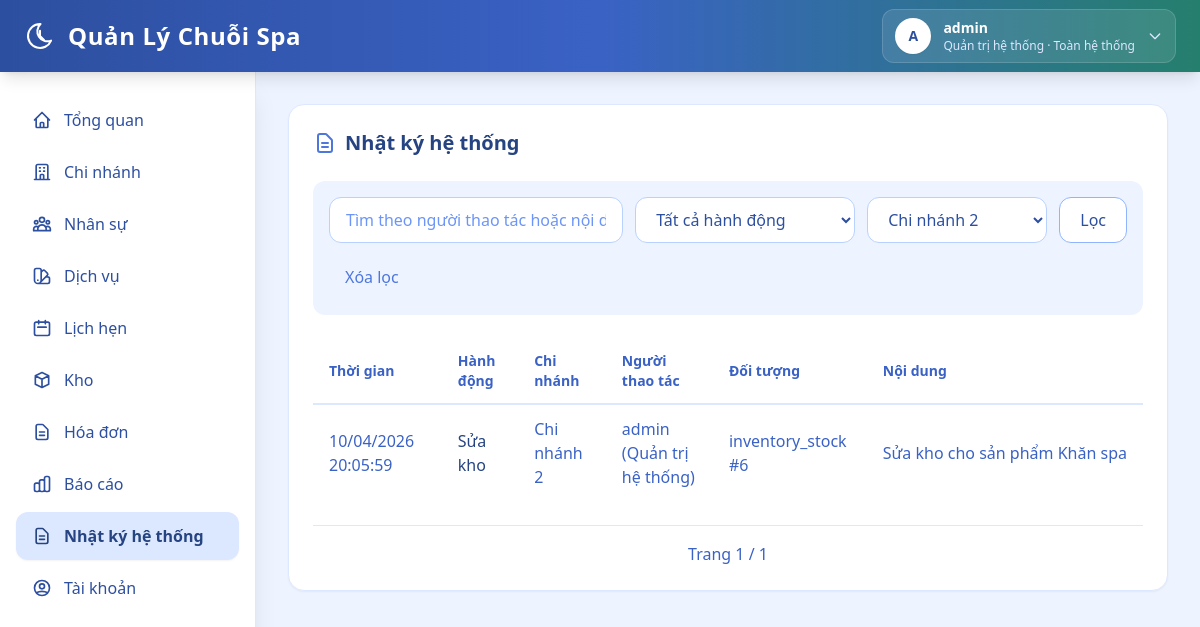
Page /web/activity-logs?branch_id=2 (signed in) on the earlier database version.
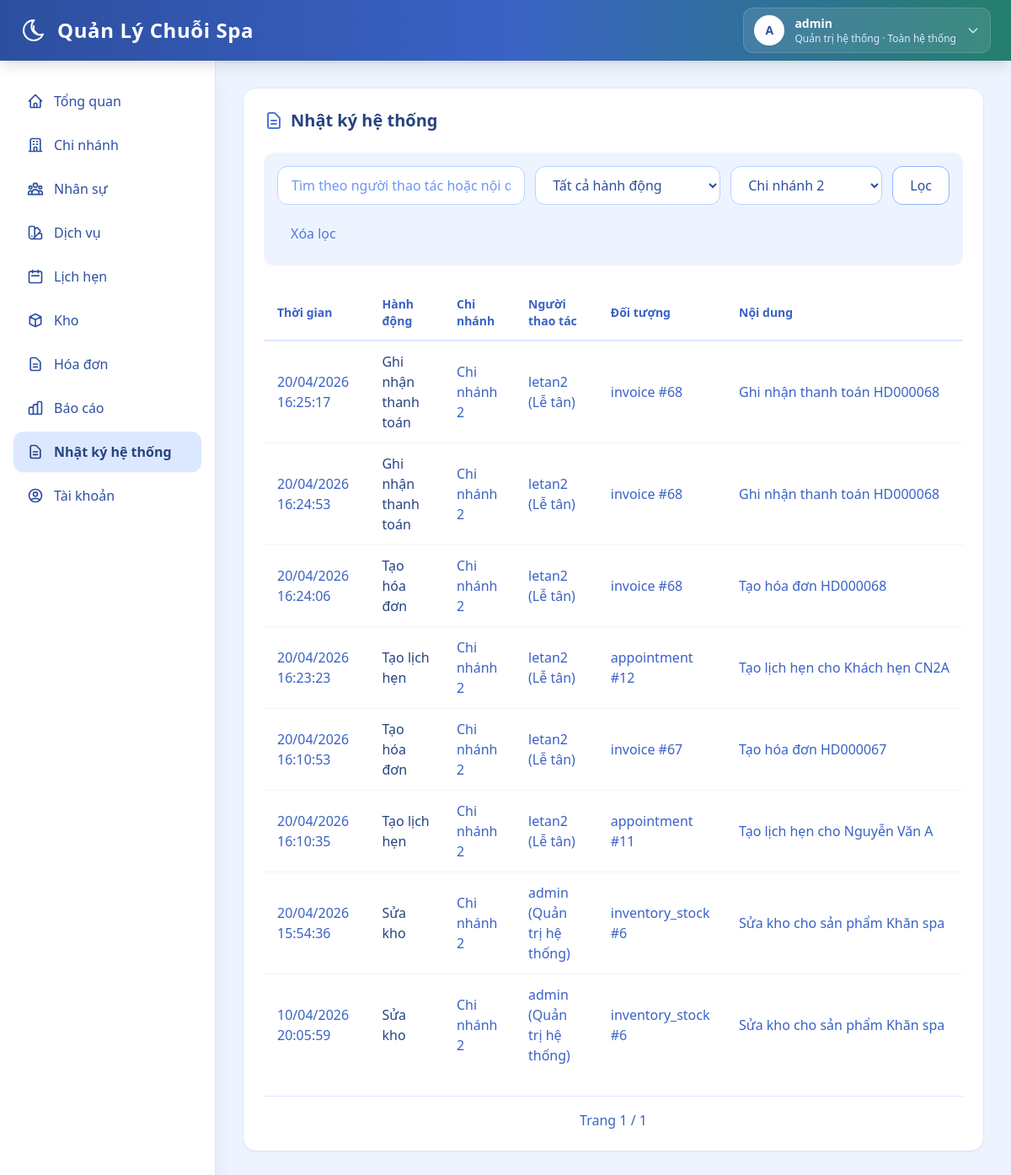
Same page on the later database version.
### backend/models.py (models this page shows, shortened)
class TimestampMixin:
    created_at = db.Column(db.DateTime, nullable=False, default=datetime.utcnow)

class User(db.Model, TimestampMixin):
    __tablename__ = "users"
    id = db.Column(db.Integer, primary_key=True)
    username = db.Column(db.String(64), nullable=False, unique=True, index=True)
    password_hash = db.Column(db.String(255), nullable=False)
    role = db.Column(db.String(32), nullable=False, default="branch_manager")
    branch_id = db.Column(db.Integer, db.ForeignKey("branches.id"), nullable=True, index=True)
    staff_id = db.Column(db.Integer, db.ForeignKey("staffs.id"), nullable=True, index=True)
    is_active = db.Column(db.Boolean, nullable=False, default=True)
    branch = db.relationship("Branch", lazy="joined")
    staff = db.relationship("Staff", lazy="joined")
    @property
    def is_super_admin(self) -> bool:
        return self.role == "super_admin"

class ActivityLog(db.Model):
    __tablename__ = "activity_logs"
    id = db.Column(db.Integer, primary_key=True)
    created_at = db.Column(db.DateTime, nullable=False, default=datetime.utcnow, index=True)
    action = db.Column(db.String(64), nullable=False, index=True)
    action_label = db.Column(db.String(128), nullable=False)
    branch_id = db.Column(db.Integer, db.ForeignKey("branches.id"), nullable=True, index=True)
    actor_user_id = db.Column(db.Integer, db.ForeignKey("users.id"), nullable=True, index=True)
    actor_username = db.Column(db.String(64), nullable=True)
    actor_role = db.Column(db.String(32), nullable=True)
    entity_type = db.Column(db.String(64), nullable=True)
    entity_id = db.Column(db.Integer, nullable=True, index=True)
    message = db.Column(db.String(500), nullable=True)
    details_json = db.Column(db.Text, nullable=True)
    branch = db.relationship("Branch", lazy="joined")
    actor_user = db.relationship("User", lazy="joined")

class Branch(db.Model, TimestampMixin):
    __tablename__ = "branches"
    id = db.Column(db.Integer, primary_key=True)
    branch_code = db.Column(db.String(16), nullable=True, unique=True, index=True)
    name = db.Column(db.String(255), nullable=False, unique=True)
    address = db.Column(db.String(500), nullable=True)
    phone = db.Column(db.String(32), nullable=True, unique=True)
    manager_staff_id = db.Column(db.Integer, db.ForeignKey("staffs.id"), nullable=True, index=True)
    status = db.Column(db.String(32), nullable=False, default="active")
    manager_staff = db.relationship("Staff", foreign_keys=[manager_staff_id], lazy="joined")

### backend/web_modules/nhat_ky.py (the view, shortened to what this page needs)
@web_bp.get("/activity-logs")
@roles_required("super_admin", "branch_manager")
def activity_logs():
    scope_ids = get_current_branch_scope()
    if not scope_ids:
        return redirect(url_for("web.dashboard"))
    user = g.web_user
    q = parse_text(request.args.get("q"))
    action = normalize_choice(request.args.get("action"), set(ACTION_LABELS.keys()), "")
    page = parse_page(request.args.get("page"), default=1)
    if user.is_super_admin:
        selected_branch_id = resolve_selected_branch_id(scope_ids, parse_int(request.args.get("branch_id")))
        query = ActivityLog.query
        if selected_branch_id:
            query = query.filter(ActivityLog.branch_id == selected_branch_id)
    else:
        selected_branch_id = user.branch_id
        query = ActivityLog.query.filter(ActivityLog.branch_id == selected_branch_id)
    if action:
        query = query.filter(ActivityLog.action == action)
    pager = paginate(
        query.order_by(ActivityLog.created_at.desc(), ActivityLog.id.desc()),
        page=page,
        per_page=20,
    )
    branch_options = list_scope_branches(scope_ids, order_by="name") if user.is_super_admin else []
    return render_template(
        "web/activity_logs.html",
        rows=pager.items,
        pager=pager,
        q=q,
        action=action,
        selected_branch_id=selected_branch_id,
        branch_options=branch_options,
        action_labels=ACTION_LABELS,
        is_super_admin=user.is_super_admin,
    )

### backend/templates/web/activity_logs.html (shortened to what this page needs)
{% extends "web/base.html" %}
{% block content %}
  <section class="bg-white rounded-2xl shadow-sm border border-spa-100 p-6 mb-6">
    <h2 class="text-xl font-bold text-spa-800 mb-6 flex items-center gap-2">
      <svg class="w-6 h-6 text-spa-500" fill="none" stroke="currentColor" viewBox="0 0 24 24"><path stroke-linecap="round" stroke-linejoin="round" stroke-width="2" d="M9 12h6m-6 4h6m2 5H7a2 2 0 01-2-2V5a2 2 0 012-2h5.586a1 1 0 01.707.293l5.414 5.414a1 1 0 01.293.707V19a2 2 0 01-2 2z"/></svg>
      Nhật ký hệ thống
    </h2>
    <form method="get" class="flex flex-wrap items-center gap-3 mb-6 p-4 bg-spa-50 rounded-xl">
      <input type="text" name="q" value="{{ q }}" placeholder="Tìm theo người thao tác hoặc nội dung"
        class="flex-1 min-w-[220px] px-4 py-2.5 rounded-xl border border-spa-200 bg-white text-spa-700 placeholder-spa-400 focus:border-spa-400 focus:ring-4 focus:ring-spa-100 outline-none transition-all">
      <select name="action"
        class="px-4 py-2.5 rounded-xl border border-spa-200 bg-white text-spa-700 focus:border-spa-400 focus:ring-4 focus:ring-spa-100 outline-none transition-all min-w-[220px]">
        <option value="">Tất cả hành động</option>
      </select>
      {% if is_super_admin %}
        <select name="branch_id"
          class="px-4 py-2.5 rounded-xl border border-spa-200 bg-white text-spa-700 focus:border-spa-400 focus:ring-4 focus:ring-spa-100 outline-none transition-all min-w-[180px]">
          {% for b in branch_options %}
            <option value="{{ b.id }}" {% if b.id == selected_branch_id %}selected{% endif %}>{{ b.name }}</option>
          {% endfor %}
        </select>
      {% endif %}
      <button type="submit" class="px-5 py-2.5 rounded-xl border border-spa-300 bg-white text-spa-700 hover:bg-spa-50 font-medium transition-all">
        Lọc
      </button>
      <a href="{{ url_for('web.activity_logs') }}" class="px-4 py-2.5 rounded-xl text-spa-500 hover:text-spa-700 hover:bg-spa-100 transition-all">
        Xóa lọc
      </a>
    </form>
    <div class="overflow-x-auto">
      <table class="w-full">
        <thead>
          <tr class="border-b-2 border-spa-100">
            <th class="text-left py-3 px-4 text-sm font-semibold text-spa-600">Thời gian</th>
            <th class="text-left py-3 px-4 text-sm font-semibold text-spa-600">Hành động</th>
            <th class="text-left py-3 px-4 text-sm font-semibold text-spa-600">Chi nhánh</th>
            <th class="text-left py-3 px-4 text-sm font-semibold text-spa-600">Người thao tác</th>
            <th class="text-left py-3 px-4 text-sm font-semibold text-spa-600">Đối tượng</th>
            <th class="text-left py-3 px-4 text-sm font-semibold text-spa-600">Nội dung</th>
          </tr>
        </thead>
        <tbody class="divide-y divide-spa-50">
          {% for row in rows %}
            <tr class="hover:bg-spa-50/50 transition-colors">
              <td class="py-3 px-4 text-spa-600">{{ fmt_datetime(row.created_at, '%d/%m/%Y %H:%M:%S') }}</td>
              <td class="py-3 px-4 text-spa-800 font-medium">{{ row.action_label or row.action }}</td>
              <td class="py-3 px-4 text-spa-600">{{ row.branch.name if row.branch else '-' }}</td>
              <td class="py-3 px-4 text-spa-600">{{ row.actor_username or '-' }}{% if row.actor_role %} ({{ role_label(row.actor_role) }}){% endif %}</td>
              <td class="py-3 px-4 text-spa-600">{{ row.entity_type or '-' }}{% if row.entity_id %} #{{ row.entity_id }}{% endif %}</td>
              <td class="py-3 px-4 text-spa-600 max-w-[360px] truncate" {% if row.message %}data-tooltip="{{ row.message|e }}" tabindex="0"{% endif %}>{{ row.message or '-' }}</td>
            </tr>
          {% else %}
            <tr><td colspan="6" class="py-8 text-center text-spa-400">Không có log.</td></tr>
          {% endfor %}
        </tbody>
      </table>
    </div>
    <div class="flex items-center justify-center gap-4 mt-6 pt-4 border-t border-spa-100">
      <span class="text-spa-600">Trang {{ pager.page }} / {{ pager.pages or 1 }}</span>
    </div>
  </section>
{% endblock %}

### backend/templates/web/base.html (shortened to what this page needs)
<!doctype html>
<html lang="vi">
  <head>
    <script src="https://cdn.tailwindcss.com"></script>
  </head>
  <body class="bg-spa-50 h-screen overflow-hidden">
    <header class="fixed inset-x-0 top-0 z-40 bg-gradient-to-r from-spa-700 via-spa-600 to-sage-600 text-white shadow-lg">
      <div class="max-w-full mx-auto h-[72px] px-6 flex items-center justify-between">
        <h1 class="text-2xl font-semibold tracking-wide flex items-center gap-3">
          Quản Lý Chuỗi Spa
        </h1>
        <div class="flex items-center gap-3">
          {% if web_user %}
            {% set account_display_name = web_user.staff.full_name if web_user.staff and web_user.staff.full_name else web_user.username %}
            {% set account_next_url = request.full_path if request.query_string else request.path %}
            <details class="relative" id="accountMenu">
              <summary class="list-none cursor-pointer rounded-xl border border-white/15 bg-white/10 px-3 py-2 transition-all hover:bg-white/15 focus:outline-none focus:ring-2 focus:ring-white/40">
                <div class="flex items-center gap-3">
                  <div class="flex h-9 w-9 shrink-0 items-center justify-center rounded-full bg-white text-sm font-bold text-spa-700 shadow-sm">
                    {{ (account_display_name or "?")[:1]|upper }}
                  </div>
                  <div class="hidden min-w-0 text-left sm:block">
                    <p class="max-w-[190px] truncate text-sm font-semibold leading-5 text-white">{{ account_display_name }}</p>
                    <p class="max-w-[240px] truncate text-xs leading-4 text-spa-100">
                      {{ role_label(web_user.role) }}{% if web_user.branch %} · {{ web_user.branch.name }}{% else %} · Toàn hệ thống{% endif %}
                    </p>
                  </div>
                  <svg class="account-menu-chevron h-4 w-4 shrink-0 text-spa-100 transition-transform" fill="none" stroke="currentColor" viewBox="0 0 24 24">
                    <path stroke-linecap="round" stroke-linejoin="round" stroke-width="2" d="M19 9l-7 7-7-7"/>
                  </svg>
                </div>
              </summary>
            </details>
          {% endif %}
        </div>
      </div>
    </header>
    <aside class="fixed top-[72px] left-0 bottom-0 z-30 w-64 bg-white shadow-xl border-r border-spa-100 overflow-y-auto">
        <nav class="py-6 px-4 space-y-1">
          {% if can_access_menu('dashboard') %}
            <a href="{{ url_for('web.dashboard') }}" class="sidebar-link flex items-center gap-3 px-4 py-3 rounded-xl text-spa-700 hover:bg-spa-100 ">
              <svg class="w-5 h-5" fill="none" stroke="currentColor" viewBox="0 0 24 24"><path stroke-linecap="round" stroke-linejoin="round" stroke-width="2" d="M3 12l2-2m0 0l7-7 7 7M5 10v10a1 1 0 001 1h3m10-11l2 2m-2-2v10a1 1 0 01-1 1h-3m-6 0a1 1 0 001-1v-4a1 1 0 011-1h2a1 1 0 011 1v4a1 1 0 001 1m-6 0h6"/></svg>
              Tổng quan
            </a>
          {% endif %}
          {% if can_access_menu('branches') %}
            <a href="{{ url_for('web.branches') }}" class="sidebar-link flex items-center gap-3 px-4 py-3 rounded-xl text-spa-700 hover:bg-spa-100 ">
              <svg class="w-5 h-5" fill="none" stroke="currentColor" viewBox="0 0 24 24"><path stroke-linecap="round" stroke-linejoin="round" stroke-width="2" d="M19 21V5a2 2 0 00-2-2H7a2 2 0 00-2 2v16m14 0h2m-2 0h-5m-9 0H3m2 0h5M9 7h1m-1 4h1m4-4h1m-1 4h1m-5 10v-5a1 1 0 011-1h2a1 1 0 011 1v5m-4 0h4"/></svg>
              Chi nhánh
            </a>
          {% endif %}
          {% if can_access_menu('staff') %}
            <a href="{{ url_for('web.staff') }}" class="sidebar-link flex items-center gap-3 px-4 py-3 rounded-xl text-spa-700 hover:bg-spa-100 ">
              Nhân sự
            </a>
          {% endif %}
          {% if can_access_menu('services') %}
            <a href="{{ url_for('web.services') }}" class="sidebar-link flex items-center gap-3 px-4 py-3 rounded-xl text-spa-700 hover:bg-spa-100 ">
              Dịch vụ
            </a>
          {% endif %}
          {% if can_access_menu('appointments') %}
            <a href="{{ url_for('web.appointments') }}" class="sidebar-link flex items-center gap-3 px-4 py-3 rounded-xl text-spa-700 hover:bg-spa-100 ">
              <svg class="w-5 h-5" fill="none" stroke="currentColor" viewBox="0 0 24 24"><path stroke-linecap="round" stroke-linejoin="round" stroke-width="2" d="M8 7V3m8 4V3m-9 8h10M5 21h14a2 2 0 002-2V7a2 2 0 00-2-2H5a2 2 0 00-2 2v12a2 2 0 002 2z"/></svg>
              Lịch hẹn
            </a>
          {% endif %}
          {% if can_access_menu('inventory') %}
            <a href="{{ url_for('web.inventory') }}" class="sidebar-link flex items-center gap-3 px-4 py-3 rounded-xl text-spa-700 hover:bg-spa-100 ">
              <svg class="w-5 h-5" fill="none" stroke="currentColor" viewBox="0 0 24 24"><path stroke-linecap="round" stroke-linejoin="round" stroke-width="2" d="M20 7l-8-4-8 4m16 0l-8 4m8-4v10l-8 4m0-10L4 7m8 4v10M4 7v10l8 4"/></svg>
              Kho
            </a>
          {% endif %}
          {% if can_access_menu('invoices') %}
            <a href="{{ url_for('web.invoices') }}" class="sidebar-link flex items-center gap-3 px-4 py-3 rounded-xl text-spa-700 hover:bg-spa-100 ">
              <svg class="w-5 h-5" fill="none" stroke="currentColor" viewBox="0 0 24 24"><path stroke-linecap="round" stroke-linejoin="round" stroke-width="2" d="M9 12h6m-6 4h6m2 5H7a2 2 0 01-2-2V5a2 2 0 012-2h5.586a1 1 0 01.707.293l5.414 5.414a1 1 0 01.293.707V19a2 2 0 01-2 2z"/></svg>
              Hóa đơn
            </a>
          {% endif %}
          {% if can_access_menu('reports') %}
            <a href="{{ url_for('web.reports') }}" class="sidebar-link flex items-center gap-3 px-4 py-3 rounded-xl text-spa-700 hover:bg-spa-100 ">
              Báo cáo
            </a>
          {% endif %}
          {% if can_access_menu('activity_logs') %}
            <a href="{{ url_for('web.activity_logs') }}" class="sidebar-link flex items-center gap-3 px-4 py-3 rounded-xl text-spa-700 hover:bg-spa-100 {% if request.path.startswith('/web/activity-logs') %}bg-spa-100 text-spa-800 font-semibold shadow-sm{% endif %}">
              <svg class="w-5 h-5" fill="none" stroke="currentColor" viewBox="0 0 24 24"><path stroke-linecap="round" stroke-linejoin="round" stroke-width="2" d="M9 12h6m-6 4h6m2 5H7a2 2 0 01-2-2V5a2 2 0 012-2h5.586a1 1 0 01.707.293l5.414 5.414a1 1 0 01.293.707V19a2 2 0 01-2 2z"/></svg>
              Nhật ký hệ thống
            </a>
          {% endif %}
          {% if can_access_menu('accounts') %}
            <a href="{{ url_for('web.accounts') }}" class="sidebar-link flex items-center gap-3 px-4 py-3 rounded-xl text-spa-700 hover:bg-spa-100 ">
              <svg class="w-5 h-5" fill="none" stroke="currentColor" viewBox="0 0 24 24"><path stroke-linecap="round" stroke-linejoin="round" stroke-width="2" d="M5.121 17.804A13.937 13.937 0 0112 16c2.5 0 4.847.655 6.879 1.804M15 10a3 3 0 11-6 0 3 3 0 016 0zm6 2a9 9 0 11-18 0 9 9 0 0118 0z"/></svg>
              Tài khoản
            </a>
          {% endif %}
        </nav>
      </aside>
      <main class="fixed top-[72px] left-64 right-0 bottom-0 overflow-y-auto p-8">
        <div class="max-w-7xl mx-auto">
          {% block content %}{% endblock %}
        </div>
      </main>
  </body>
</html>

Differences in the rows shown:
added ActivityLog: created_at "20/04/2026 16:25:17", action_label "Ghi nhận thanh toán", branch "Chi nhánh 2", actor_username "letan2", actor_role "Lễ tân", entity_type "invoice", entity_id "68", message "Ghi nhận thanh toán HD000068"
added ActivityLog: created_at "20/04/2026 16:24:53", action_label "Ghi nhận thanh toán", branch "Chi nhánh 2", actor_username "letan2", actor_role "Lễ tân", entity_type "invoice", entity_id "68", message "Ghi nhận thanh toán HD000068"
added ActivityLog: created_at "20/04/2026 16:24:06", action_label "Tạo hóa đơn", branch "Chi nhánh 2", actor_username "letan2", actor_role "Lễ tân", entity_type "invoice", entity_id "68", message "Tạo hóa đơn HD000068"
added ActivityLog: created_at "20/04/2026 16:23:23", action_label "Tạo lịch hẹn", branch "Chi nhánh 2", actor_username "letan2", actor_role "Lễ tân", entity_type "appointment", entity_id "12", message "Tạo lịch hẹn cho Khách hẹn CN2A"
added ActivityLog: created_at "20/04/2026 16:10:53", action_label "Tạo hóa đơn", branch "Chi nhánh 2", actor_username "letan2", actor_role "Lễ tân", entity_type "invoice", entity_id "67", message "Tạo hóa đơn HD000067"
added ActivityLog: created_at "20/04/2026 16:10:35", action_label "Tạo lịch hẹn", branch "Chi nhánh 2", actor_username "letan2", actor_role "Lễ tân", entity_type "appointment", entity_id "11", message "Tạo lịch hẹn cho Nguyễn Văn A"
added ActivityLog: created_at "20/04/2026 15:54:36", action_label "Sửa kho", branch "Chi nhánh 2", actor_username "admin", actor_role "Quản trị hệ thống", entity_type "inventory_stock", entity_id "6", message "Sửa kho cho sản phẩm Khăn spa"
